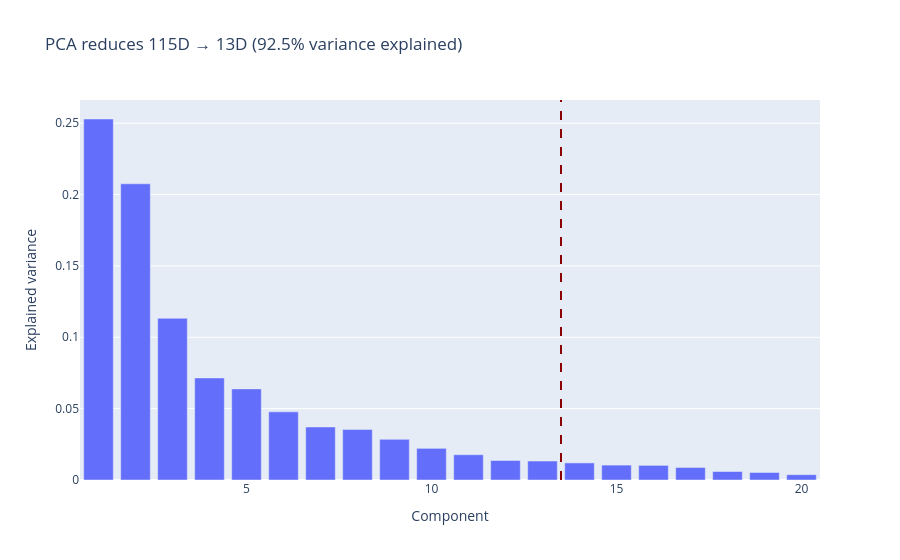

Write notebook code for a chart like this one.
### Code cell
pca_plot = kairo.plot_pca_variances(pca, cut_component=13)
pca_plot.show()

### Figure 1 — Plotly figure (JSON) as saved in the notebook; plotly's stock layout.template omitted (floating-point values rounded to 4 significant figures)
{"data": [{"hovertemplate": "Component=%{x}<br>Explained variance=%{y}<extra></extra>", "legendgroup": "", "marker": {"color": "#636efa", "pattern": {"shape": ""}}, "name": "", "orientation": "v", "showlegend": false, "textposition": "auto", "type": "bar", "x": [1, 2, 3, 4, 5, 6, 7, 8, 9, 10, 11, 12, 13, 14, 15, 16, 17, 18, 19, 20], "xaxis": "x", "y": [0.2529, 0.2075, 0.1133, 0.0715, 0.06384, 0.04774, 0.03716, 0.03546, 0.02847, 0.02218, 0.0177, 0.01366, 0.0133, 0.01197, 0.01044, 0.01024, 0.008781, 0.005935, 0.005271, 0.00371], "yaxis": "y"}], "layout": {"barmode": "relative", "legend": {"tracegroupgap": 0}, "shapes": [{"line": {"color": "darkred", "dash": "dash"}, "type": "line", "x0": 13.5, "x1": 13.5, "xref": "x", "y0": 0, "y1": 1, "yref": "y domain"}], "title": {"text": "PCA reduces 115D → 13D (92.5% variance explained)"}, "xaxis": {"anchor": "y", "domain": [0, 1], "title": {"text": "Component"}}, "yaxis": {"anchor": "x", "domain": [0, 1], "title": {"text": "Explained variance"}}}}
